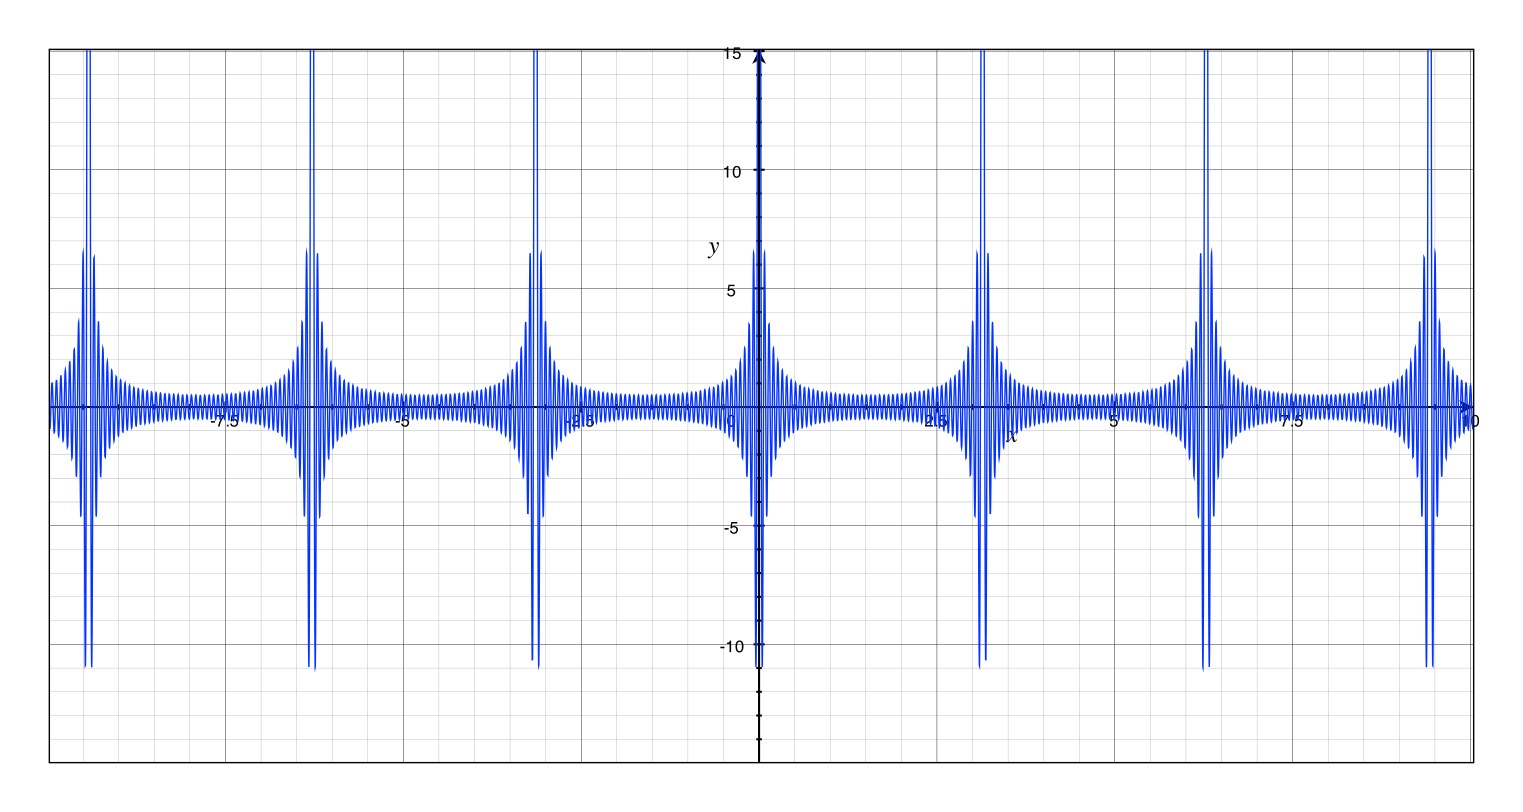

Write gnuplot code to recreate this figure.
f(x)=0.5+ \
cos(2*x)+ \
cos(4*x)+ \
cos(6*x)+ \
cos(8*x)+ \
cos(10*x)+ \
cos(12*x)+ \
cos(14*x)+ \
cos(16*x)+ \
cos(18*x)+ \
cos(20*x)+ \
cos(22*x)+ \
cos(24*x)+ \
cos(26*x)+ \
cos(28*x)+ \
cos(30*x)

plot f(x)
